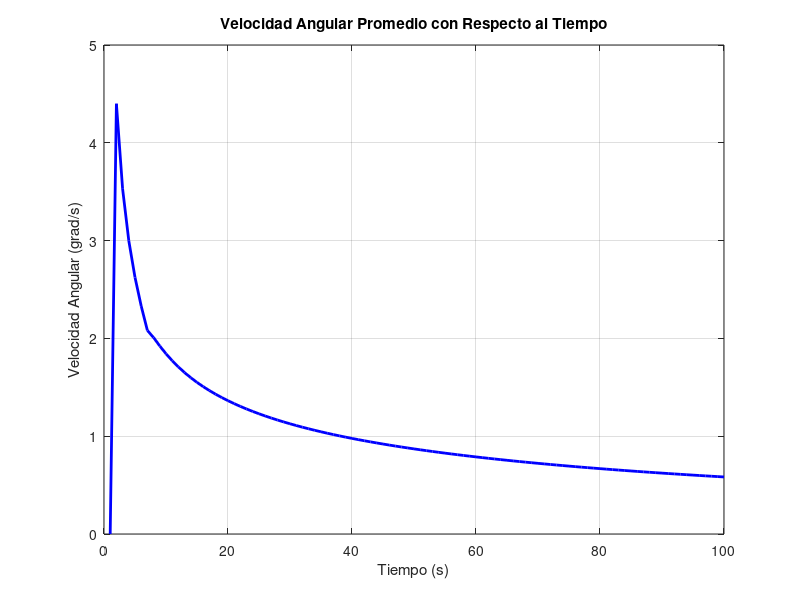

Reproduce this figure in MATLAB.
%% Definicion de Parametros
P_o = 101325; %presion inicial del sistema en Pa
Q = 0.5; %Flujo volumetrico del compresor
n = 7; %numero de camaras neumaticas
t=1:100; %Variable temporal
Mu = 18.3; %%Modulo de Corte en GPa

b=5.75/1000; %5.75 Longitud desde la base hasta el punto critico de la pared lateral
L = 11.5/1000; %Altura total de la camara 11.5
d = 5/1000; %Grosor de la camara 
e = 7/1000; %Ancho de la camara 7
c = 0.5/1000; %Distancia entre las camara 
z=10/1000; %Longitud de las camaras 


V_o = L*d*e;


vel = zeros(1,100); %Energia

W = zeros(1,100); %Energia
W1 = zeros(1,100); %Energia
Wt = zeros(1,100); %Energia
Rho = 1.225;
T = zeros(1,100); 
lambda = zeros(1,100);  %Deformacion lateral
h = zeros(1,100);
A = zeros(1,100); 
B = zeros(1,100); 
C = zeros(1,100); 
D = zeros(1,100); 
E = zeros(1,100); 
p = zeros(1,100); 
q = zeros(1,100); 
r = zeros(1,100);
p2 = zeros(1,100); 
q2 = zeros(1,100); 
Q2 = zeros(1,100); 
phi2 = zeros(1,100); 
beta0 = zeros(1,100); 
alpha0 = zeros(1,100); 
x = zeros(1,100); 
x0 = zeros(1,100); 
y = zeros(1,100); 
theta = zeros(1,100); 
Ox = zeros(1,100); 
Oy = zeros(1,100); 
thetaT = zeros(1,100);
thetaT(1) = 135;
lambda0 = zeros(1,100); 
h0 = zeros(1,100); 
A_t = (10^-6); 

Wk= zeros(1,100);

%% Computacion de Energia por Presion
for i=1:100
%%W(i) = P_o*V_o(i)*log10((V_o(i)+Q*t)/V_o(i) );%Dependiendo de la energia producida cambiara el angulo del actuador.
%%W(i)=k;
%%lambda(i)=1.0180;
W(i) = P_o*V_o*Q*t(i);
W1(i) = (P_o*pi*0.004*((lambda(i)*0.0005)^2))/n;%%cambiar ese valor de radio 0.00008
Wk(i)= P_o*V_o*Q*t(i);
end
%% Computacion deformacion lateral
for i=1:100
T(i) = sqrt(-1-(((-((2*W(i)/Mu) + 3))^3)/27));
lambda0(i)= (-2*nthroot(sqrt(((-1)^2)+(0^2)),3)*cos(180+(atan(0/-1))/3))-1;
lambda(i)= (-2*nthroot(sqrt(((-1)^2)+(T(i)^2)),3)*cos(180+(atan(T(i)/-1))/3))-lambda0(i); %%Lambda0 es para mapear correctamente los datos en la parte lineal del estiramiento.
%%h(i) = sqrt((2*(((2*lambda(i)*L(i))/(2*pi))^2))-((L(i)/2)^2)); 
%%prueba de aproximacion fallida por numeros imaginarios de gran magnitud.
h0(i) = sqrt(((((2*L)/2)^2)/2)-((L/2)^2));
h(i) = sqrt(((((2*lambda(i)*L)/2)^2)/2)-((L/2)^2))-h0(i);
end

for i=1:100
A(i) = (((b^2)-4*((h(i))^2))^2)+ (16*(b^2)*(h(i)^2));
B(i) = 32*c*b*(h(i))^2;
C(i) = 16*((c*h(i))^2)-16*(b^2)*(h(i)^2)+8*(h(i)^2)*((b^2)-4*(h(i)^2));
D(i) = -32*c*b*(h(i))^2;
E(i) = 16*(h(i)^4)-16*(c*h(i))^2;

p(i) = ((B(i)^2)/(8*A(i)^2))+(C(i)/A(i))-((B(i)^2)/(2*(A(i)^2)));
q(i) = ((B(i)^3)/(8*(A(i)^3)))-((C(i)*B(i))/(2*(A(i)^2)))+(D(i)/A(i));
r(i) = ((B(i)^4)/(256*A(i)^4))-(B(i)^4/(64*A(i)^4))+((C(i)*B(i)^2)/(16*A(i)^3))-((D(i)*B(i))/(4*A(i)^2))+(E(i)/A(i));

p2(i) = ((-8*p(i)^2/9)-(16*p(i)^2/9)+(16*p(i)^2/3)-2*p(i)^2+8*r(i))/-8;
q2(i) =(((2*p(i)^3)/3)-((8*p(i)*r(i))/3)+q(i)^2-((8*p(i)^3)/9)+((8*p(i)^3)/27))/-8;

Q2(i) =sqrt(-((q2(i)^2)/4)-((p2(i)^3)/27));
phi2(i) =atan(Q2(i)/-(q2(i)/2));

if (q2(i)^2/4)+(p2(i)^3/27) >= 0
    beta0(i) = nthroot(-(q2(i)/2)+sqrt((q2(i)^2/4)+(p2(i)^3/27)),3)+nthroot(-(q2(i)/2)-sqrt((q2(i)^2/4)+(p2(i)^3/27)),3);
else
    beta0(i) = 2*nthroot(sqrt((-q2(i)/2)^2+Q2(i)^2),3)*cos((180+phi2(i))/3);
end

alpha0(i) = beta0(i)-(p(i)/3);
x0(i)= q(i)/4*alpha0(i);

x(i) = (sqrt(abs(2*alpha0(i)))+sqrt(abs(2*alpha0(i)-4*(x0(i)*sqrt(abs(2*alpha0(i)))+(p(i)/2)+alpha0(i)))))/2;

y(i) = x(i) - B(i)/(4*A(i));

theta(i) = (180*asin(y(i)))/pi; 

end

for i=2:100
   thetaT(i) = thetaT(i-1) + theta(i); 
vel(i) = theta(i)/t(i);
end

plot(t,vel,'b', 'LineWidth',2);
xlabel('Tiempo (s)');
ylabel('Velocidad Angular (grad/s)');
grid on;
title 'Velocidad Angular Promedio con Respecto al Tiempo';
% axis([0 0.08 -0.06 0.02]);
pause(0.1);